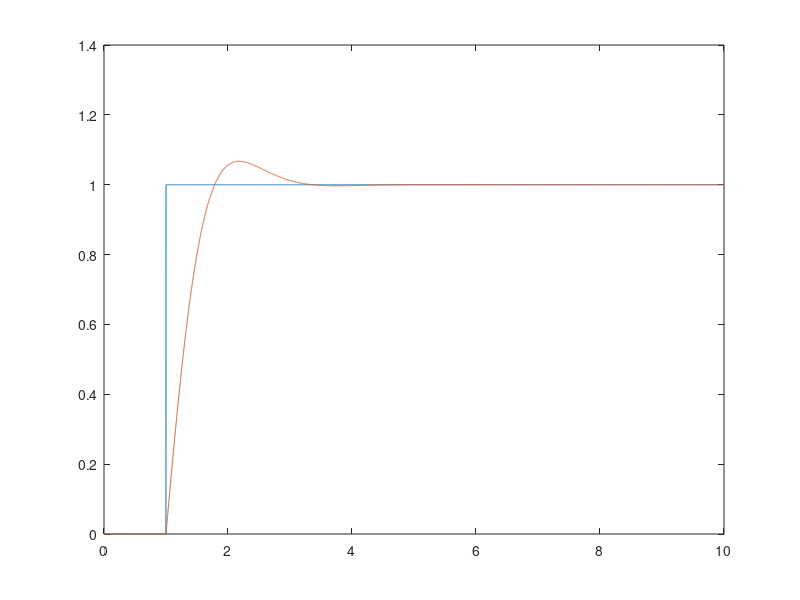

MATLAB code to generate this figure:
numG = [1]; denG = [0.5 1];
G = tf(numG, denG);

numK = [1 1/0.25]; denK = [1 0];
K = tf(numK, denK);

Gcl = G*K/(1+G*K);

t=0:0.001:10;
for ii=1:length(t),
    if t(ii)<1, r(ii)=0;
    else r(ii)=1;
    end,
end

y = lsim(Gcl, r, t);

plot(t, r, t, y)